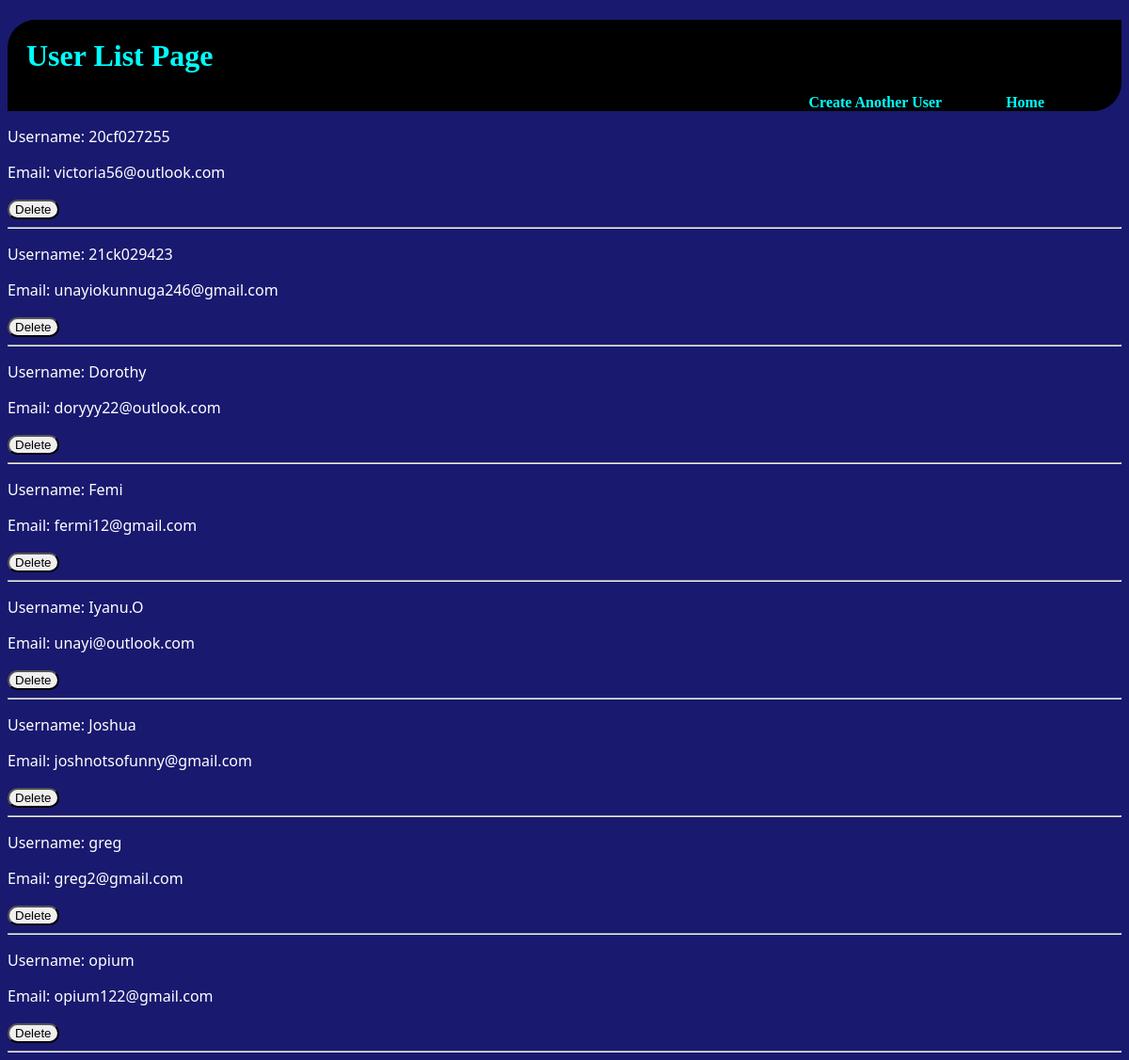
/list, run on an earlier commit of the app's database.
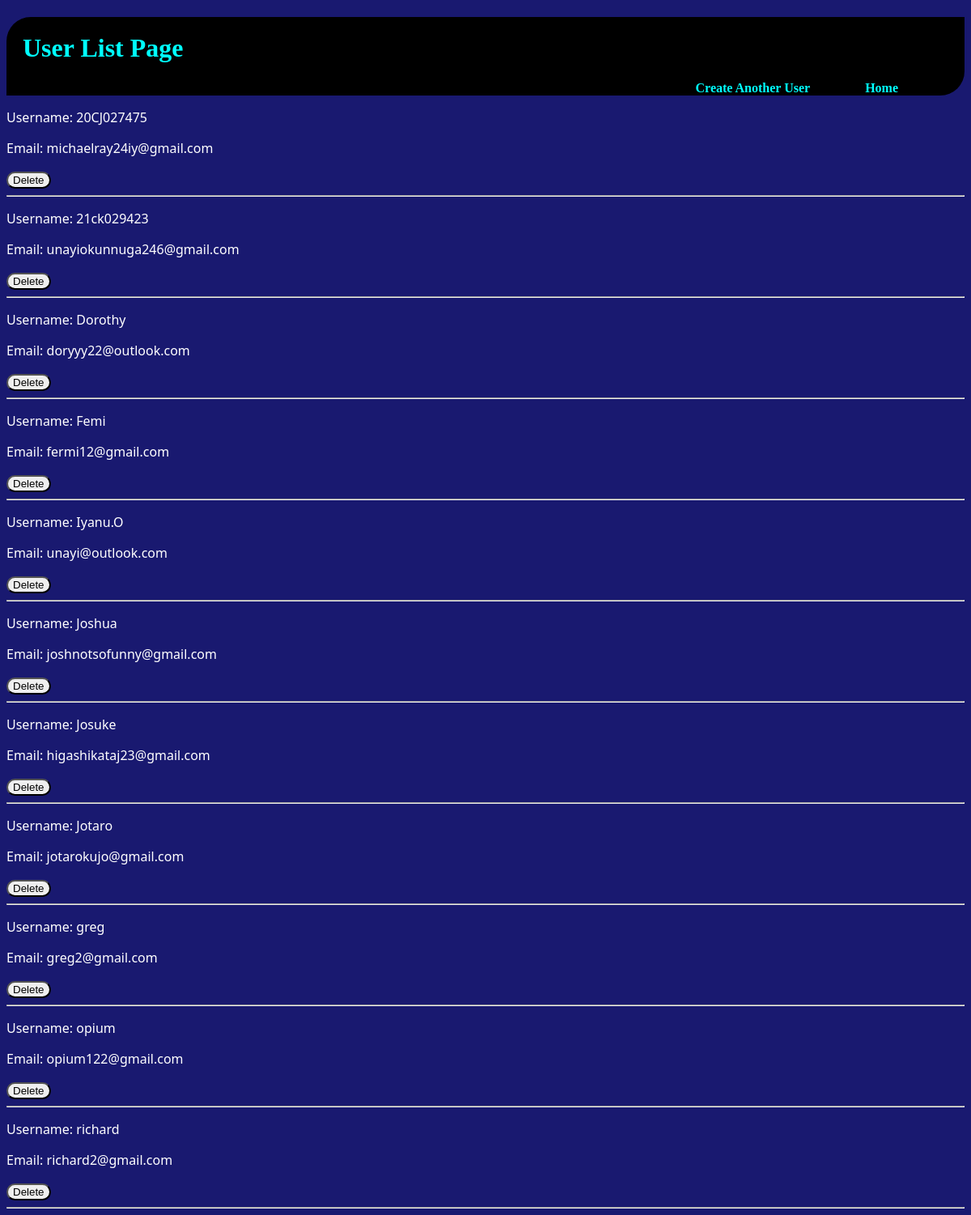
And on a later commit of the database.
### flaskr/models.py (models this page shows)
class User(db.Model):
    id:Mapped[int]=mapped_column(primary_key=True)
    username: Mapped[str]=mapped_column(unique=True,nullable=False)
    email: Mapped[str]=mapped_column(nullable=False)

### flaskr/routes.py (the view)
@app.route('/list')
def user_list():
    error=None
    users=db.session.execute(db.select(User).order_by(User.username)).scalars()
    return render_template('user_list.html',title='User List',users=users)

### flaskr/templates/user_list.html (shortened to what this page needs)
{% extends 'layout.html' %}
{% block content %}
    <div class='nav_panel_content'>
        <h1> User List Page</h1>
        <a href="{{url_for('create_user')}}" class="user_create">Create Another User</a>
    <a href="{{url_for('home')}}" class="home_page"> Home</a>
    </div>
<div class="user_content">
    {% for user in users %}
    {% if user %}
        <p>Username: {{ user.username }} </p>
        <p>Email: {{user.email }}</p>
        <form action="{{ url_for('delete',id=user.id) }}" method="POST">
            <input type="submit" value="Delete">
        </form>
         <hr>
    {% else %}
    <h1>The User List will be up soon!</h1>
        <p>No user Found</p>
    {% endif %}
    {% endfor %}
</div>
{% endblock %}

### flaskr/templates/layout.html (shortened to what this page needs)
<!DOCTYPE html>
<html lang="en">
<head>
    <link rel="stylesheet" type="text/css" href="{{url_for('static',filename='main.css') }}">
</head>
<body>
    {% block content %}{% endblock %}
</body>
</html>

### flaskr/static/main.css (style rules this page uses)
html { background-color:midnightblue; color: white; }
h1 { text-align: left; color:cyan; font-weight:bold; padding-top: 20px; padding-left: 20px; }
.nav_panel_content { text-align: right; background-color: black; padding-right: 50px; border-top-left-radius: 30px; border-bottom-right-radius: 30px; background-color: black; }
a { border-width: 1em; text-decoration: none; padding-right: 2em; padding-bottom: 1em; margin-top: 10px; color: aqua; font-weight: bold; }
.user_content { font-family: 'Segoe UI', Tahoma, Geneva, Verdana, sans-serif; font-weight: 400; }
input { border-radius: 2rem; }
.user_create { padding-left: 1rem; text-align: left; }
.home_page { padding-left: 2em; }

What changed in the data, as far as the page shows it:
removed User: username "20cf027255", email "victoria56@outlook.com"
added User: username "20CJ027475", email "michaelray24iy@gmail.com"
added User: username "Josuke", email "higashikataj23@gmail.com"
added User: username "Jotaro", email "jotarokujo@gmail.com"
added User: username "richard", email "richard2@gmail.com"
